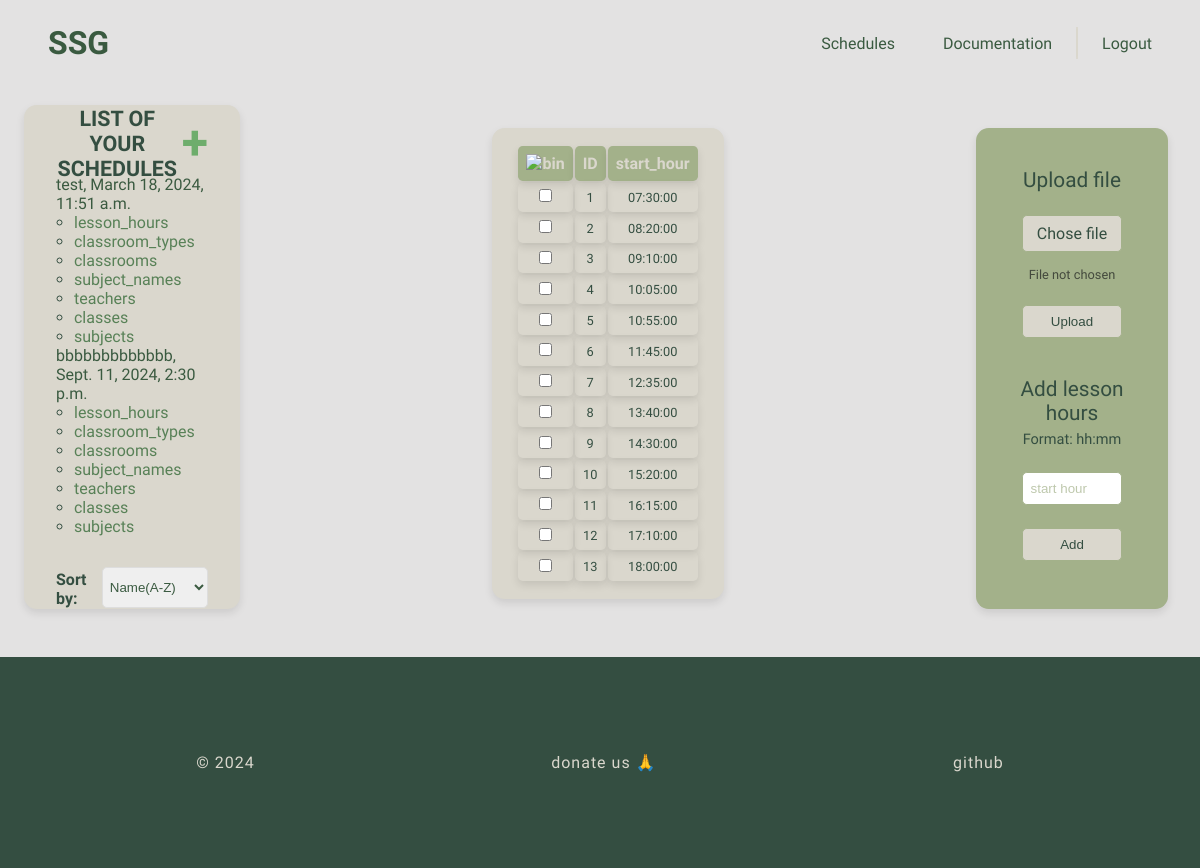
Page /schedules/test/test/lesson_hours/ (signed in) on the earlier database version.
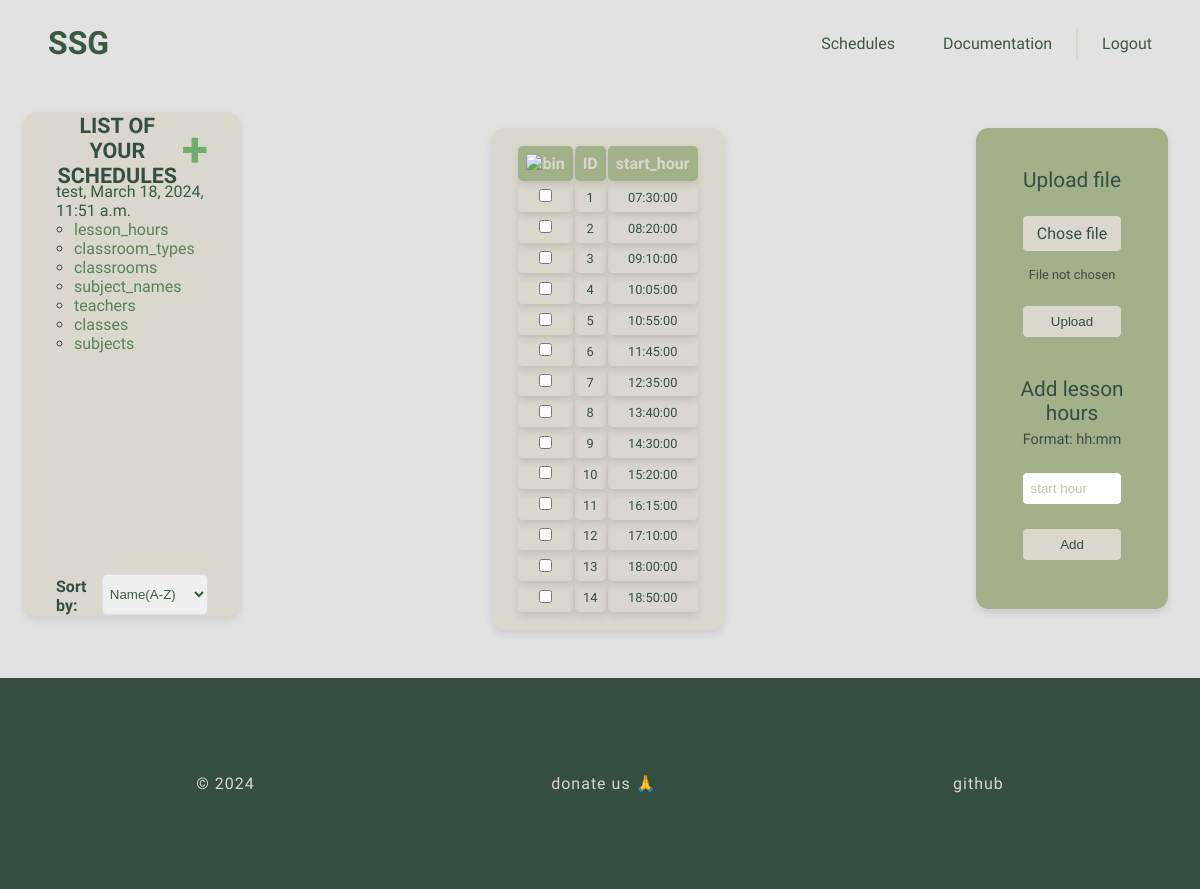
Same page on the later database version.
### generatorApp/models.py (models this page shows, shortened)
class ScheduleList(models.Model):
    user_id = models.ForeignKey(User, null=False, on_delete=models.CASCADE)
    name = models.CharField(max_length=100)
    description = models.CharField(max_length=800, default='')
    created_date = models.DateTimeField(default=timezone.now)
    content = models.TextField()

class LessonHours(models.Model):
    in_id = models.TextField(default=None, null=True)
    schedule_id = models.ForeignKey(ScheduleList, on_delete=models.CASCADE)
    start_hour = models.CharField(max_length=30)
    duration = models.IntegerField()
    class Meta:
        unique_together = ('schedule_id', 'in_id')

### generatorApp/views/schedule.py (the view, shortened to what this page needs)
# urls.py: path('schedules/<str:username>/<str:schedule_name>/lesson_hours/', views.LessonHoursView.as_view(), name='lesson_hours'),
class LessonHoursView(LoginRequiredMixin, TemplateView, FormView):
    login_url = reverse_lazy('generatorApp:login')
    form_class = LessonHoursForm
    template_name = 'generatorApp/forms/lesson_hours.html'
    def get_context_data(self, **kwargs):
        context = super().get_context_data(**kwargs)
        context = update_context(self.request, self.kwargs, context)
        schedule_name = context['schedule_name']
        schedule = ScheduleList.objects.get(user_id=self.request.user, name=schedule_name)
        context['objects_list'] = LessonHours.objects.filter(schedule_id=schedule).all()
        return context

### generatorApp/forms.py
class LessonHoursForm(ModelForm):
    start_hour = forms.TimeField(label='', widget=forms.TimeInput(attrs={
        'class': 't',
        'id': 'start-hour',
        'name': 'start-hour',
        'placeholder': 'start hour'
    }))
    class Meta:
        model = LessonHours
        fields = ['start_hour']

### generatorApp/views/schedule.py (called while the page is built)
def update_context(request, kwargs, context):
    context['schedule_name'] = kwargs.get('schedule_name')
    context['model_name'] = kwargs.get('model')
    sort_by = request.GET.get('sort_by')
    if sort_by in [field.name for field in ScheduleList._meta.get_fields()]:
        context['schedule_list'] = ScheduleList.objects.filter(user_id=request.user).order_by(sort_by)
    else:
        context['schedule_list'] = ScheduleList.objects.filter(user_id=request.user)
    context['labels'] = [
        'lesson_hours',
        'classroom_types',
        'classrooms',
        'subject_names',
        'teachers',
        'classes',
        'subjects'
    ]
    return context

### generatorApp/templates/generatorApp/forms/lesson_hours.html (shortened to what this page needs)
{% extends 'generatorApp/index.html' %}
{% load static %}
{% block head %}
    <link rel="stylesheet" href="{% static 'generatorApp/data_forms.css' %}">
{% endblock %}
{% block content %}
    {% include 'generatorApp/schedule_list.html' %}
    <main>
        <div class="data-container">
            <table>
                <tr>
                    <th>
                        <button type="button" class="confirm-button" id="delete_btn">
                            <img class="icon" src="{% static 'generatorApp/bin.svg' %}" alt="bin"/>
                        </button>
                    </th>
                    <th>ID</th>
                    <th>start_hour</th>
                </tr>
                {% for value in objects_list %}
                    <tr>
                        <td><input type="checkbox" id="delete-{{ forloop.counter }}" name="delete" value="{{ value.in_id }}" class="delete-checkbox"></td>
                        <td>{{ forloop.counter }}</td>
                        <td>{{ value.start_hour }}</td>
                    </tr>
                {% endfor %}
            </table>
        </div>
        <div class="form-container">
            <form class="upload-form" method="POST" enctype="multipart/form-data" action="{{ request.get_full_path }}/upload">
                    <span>Upload file</span>
                    <div class="custom-file-input">Chose file</div>
                    <p class="file-name">File not chosen</p>
                    <input type="submit" value="Upload">
            </form>
                <form class="add-form" id="add-form" method="POST" class="add-data-form">
                    <span>
                        Add lesson hours
                        <br>
                        <span style="font-size: 70%">Format: hh:mm</span>
                    </span>
                    {{ form.start_hour }}
                    <input type="submit" value="Add">
                </form>
        </div>
    </main>
{% endblock %}

### generatorApp/templates/generatorApp/index.html (shortened to what this page needs)
{% load static %}
<!DOCTYPE html>
<html lang="en">
<head>
    <link rel="stylesheet" href="{% static 'generatorApp/style.css' %}">
    {% block head %}{% endblock %}
</head>
<body>
    <div class="nav nav-top">
        <a href="{% url 'generatorApp:home' %}" id="logo">SSG</a>
        <ul>
            {% if user.is_authenticated %}
                <li>
                    <a id="logout" class="menu-item">
                        Logout
                    </a>
                </li>
            {% endif %}
            <div class="spacer"></div>
            <li>
                <a class="menu-item" href="{% url 'generatorApp:docs' lang='eng' file='intro' %}">Documentation</a>
            </li>
            <li>
                <a class="menu-item" {% if user.is_authenticated %} href="{% url 'generatorApp:schedules' username=user.username %}"
                {% else %} href="{% url 'generatorApp:login' %}" {% endif %}>Schedules</a>
            </li>
        </ul>
    </div>
    <div class="content">
        {% block content %}
        {% endblock %}
    </div>
    <footer>
        <div>&copy 2024</div>
        <a class="menu-item" href="">donate us 🙏</a>
        <a class="menu-item" href="https://github.com/School-Schedule-Generator/School.Schedule.Generator" target="_blank">github</a>
    </footer>
</body>
</html>

### generatorApp/templates/generatorApp/schedule_list.html (shortened to what this page needs)
{% load static %}
{% block head %}
    <link rel="stylesheet" href="{% static 'generatorApp/aside.css' %}">
{% endblock %}
<aside class="sticky-wrapper">
    <div class="aside-content">
        <h3>
            <span>List of your schedules</span>
            <a href="{% url 'generatorApp:schedules_base' %}">
                <span style="font-size: 150%">+</span>
            </a>
        </h3>
        <ol class="scrollable">
            {% if schedule_list %}
                {% for schedule in schedule_list %}
                    <li>
                        <a href="{% url 'generatorApp:schedule' username=user.username schedule_name=schedule.name %}">
                            {{ schedule.name }}, {{ schedule.created_date }}
                        </a>
                        <ul class="schedule-data-list" style="padding-left: 2ch">
                            {% for label in labels %}
                                <li><a href="{% url 'generatorApp:schedule' username=user.username schedule_name=schedule.name%}{{label}}">{{ label }}</a></li>
                            {% endfor %}
                        </ul>
                    </li>
                {% endfor %}
            {% else %}
                <p>It seems to you don't have any schedules :<</p>
            {% endif %}
        </ol>
        <form method="GET" id="sort-form">
            <h4>Sort by:</h4>
            <select name="sort_by" id="sort_by">
                <option value="name">Name(A-Z)</option>
            </select>
        </form>
    </div>
</aside>

### generatorApp/static/generatorApp/style.css (style rules this page uses)
* { padding: 0; margin: 0; box-sizing: border-box; }
body { font-family: "Josefin Sans", sans-serif; !important; font-optical-sizing: auto; font-weight: 500; font-style: normal; width: 100vw; color: #344E41; overflow-X: hidden; background-attachment: fixed; flex-direction: column; background-color: #e3e2e2; }
.nav { background-color: #e3e2e2; padding: 1.5rem; width: 100vw; position: fixed; top: 0; left: 0; transition: box-shadow .2s ease-in-out, background-color .2s ease-in-out; display: flex; z-index: 100; }
#logo { color: #3A5A40; font-weight: 700; font-size: 200%; }
#logo, .nav ul li { margin-left: 1.5rem; margin-right: 1.5rem; }
.nav-top { box-shadow: inset 0 0 #DAD7CD; }
.nav ul { display: flex; align-items: center; flex-direction: row-reverse; width: 100%; }
.nav ul li { list-style: none; display: inline-block; }
.confirm-button { background: none; color: inherit; border: none; padding: 0; font: inherit; cursor: pointer; outline: inherit; }
a { color: #3A5A40; text-decoration: none; position: relative; z-index: 1; transition: all .1s ease-in-out; cursor: pointer; }
.menu-item::before { content: ""; position: absolute; width: 0; height: 10%; background-color: #588157; bottom: 0; left: 0; z-index: -1; transition: all .1s ease-in-out; }
.spacer { background-color: #DAD7CD; width: 2px; height: 4vh; border-radius: 10%; margin-left: 0; margin-right: 0; }
p { color: rgba(33, 36, 33, 0.73); font-weight: 400; }
.content { flex: 1; width: 100%; margin-top: 6rem; min-height: 64vh; }
footer { min-height: 15vh; font-weight: 200; letter-spacing: 1px; background-color: #344E41; padding: 3rem; margin-top: 3rem; display: flex; align-items: center; justify-content: space-around; color: #DAD7CD; width: 100%; }
footer div, footer a { margin: 3rem; }
footer a { color: #DAD7CD; }
.sticky-wrapper { position: -webkit-sticky !important; position: sticky !important; top: 6rem; }

### generatorApp/static/generatorApp/data_forms.css (style rules this page uses)
.content { display: flex; flex-direction: row; }
main { display: flex; align-items: start; justify-content: space-between; flex: 1; }
main .data-container, .form-container { border-radius: .8rem; box-shadow: 0 4px 8px rgba(0, 0, 0, 0.1); text-align: center; gap: 15px; margin-right: 2rem; }
main .data-container { margin-top: 2rem; background-color: #DAD7CD; overflow: auto; max-width: 80%; padding: 1rem 1.5rem 1rem 1.5rem; }
main .form-container { margin-top: 2rem; background-color: #A3B18A; display: flex; flex-direction: column; justify-content: center; align-items: center; padding: 1rem 1.5rem 3rem 1.5rem; overflow-y: auto; overflow-x: clip; }
main form { display: flex; flex-direction: column; justify-content: center; align-items: center; gap: 15px; max-width: 12vw; width: 12vw; }
main input[type="text"], main input[type="submit"], main input[type="number"], main select { width: 70%; padding: 0.5rem; border: 1px solid #A3B18A; border-radius: .3rem; box-sizing: border-box; color: #3A5A40; margin-top: .5rem; }
main input[type="submit"] { background-color: #DAD7CD; color: #344E41; cursor: pointer; }
main ::placeholder { color: #A3B18A; opacity: 0.7; }
main span { font-weight: 450; font-size: 1.3rem; margin-top: 1.5rem; }
main .custom-file-input { margin-top: .5rem; width: 70%; padding: 0.5rem; border: 1px solid #A3B18A; border-radius: .3rem; box-sizing: border-box; background-color: #DAD7CD; color: #344E41; cursor: pointer; }
main .file-name { font-size: .8rem; }
main .icon { width: 1.5rem; height: 1.5rem; }
main th { background-color: #A3B18A; color: #DAD7CD; padding: .5rem; border-radius: .3rem; box-shadow: 0 4px 8px rgba(0, 0, 0, 0.1); font-size: 1rem; }
main td { padding: .4rem; box-shadow: 0 4px 8px rgba(0, 0, 0, 0.1); border-radius: .3rem; margin-top: .3rem; font-size: .8rem; }

Differences in the rows shown:
removed ScheduleList: name "bbbbbbbbbbbbb", created_date "Sept. 11, 2024, 2:30 p.m.", labels "lesson_hours" "classroom_types" "classrooms" "subject_names" "teachers" "classes" "subjects"
added LessonHours: start_hour "18:50:00"
